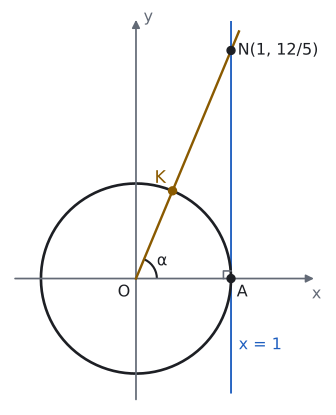

Write Python code to recreate this figure.
import sys; sys.path.insert(0, "tools")
from cizim import *

def P(x, y): return np.array([x, y], float)
def kutup(derece, r=1.0): return P(r * np.cos(np.radians(derece)), r * np.sin(np.radians(derece)))
def cember(ax, x=(-1.45, 1.45), y=(-1.45, 1.45), eksen_adi=True):
    """Orijin merkezli birim çember ve oklu eksenler."""
    ax.set_aspect("equal"); ax.axis("off")
    t = np.linspace(0, 2 * np.pi, 400)
    ax.plot(np.cos(t), np.sin(t), color=YAZI, lw=2, zorder=2)
    ok = dict(arrowstyle="-|>", color=SOLUK, lw=1.3, mutation_scale=12)
    ax.annotate("", xy=(x[1], 0), xytext=(x[0], 0), arrowprops=ok)
    ax.annotate("", xy=(0, y[1]), xytext=(0, y[0]), arrowprops=ok)
    if eksen_adi:
        ax.text(x[1], -0.08, "x", ha="center", va="top", color=SOLUK, fontsize=12)
        ax.text(0.08, y[1], "y", ha="left", va="center", color=SOLUK, fontsize=12)
    ax.set_xlim(x[0] - 0.05, x[1] + 0.12); ax.set_ylim(y[0] - 0.05, y[1] + 0.1)
def dik(ax, K, A, B, s=0.08, renk=SOLUK):
    """K köşesinde KA ile KB arasındaki dik açı işareti."""
    K, A, B = P(*K), P(*A), P(*B)
    u = (A - K) / np.linalg.norm(A - K) * s; v = (B - K) / np.linalg.norm(B - K) * s
    ax.plot(*zip(K + u, K + u + v, K + v), color=renk, lw=1.2)
def yay(ax, a1, a2, r, ad="", renk=MAVI, k=1.55, fs=12):
    """Orijinde a1 dereceden a2 dereceye (saat yönünün tersine) açı yayı."""
    ax.add_patch(patches.Arc((0, 0), 2 * r, 2 * r, theta1=a1, theta2=a2, color=renk, lw=1.6))
    if ad:
        m = np.radians((a1 + a2) / 2)
        ax.text(k * r * np.cos(m), k * r * np.sin(m), ad, ha="center", va="center", color=renk, fontsize=fs)
def nok(ax, xy, renk=YAZI, ms=6): ax.plot(*xy, "o", color=renk, markersize=ms, zorder=5)
def yaz(ax, xy, metin, renk=YAZI, fs=13, **k): ax.text(xy[0], xy[1], metin, color=renk, fontsize=fs, **k)
def kontrol(ad, K): print(ad, np.round(K, 4), "x²+y² =", round(float(K @ K), 6))

# Kendini dene 3: OK ışını x = 1 doğrusunu N(1, 12/5)'te keser; K(5/13, 12/13).
t = 12 / 5; a = np.degrees(np.arctan(t)); K = kutup(a); N = P(1, t); U = P(2.6 / t, 2.6)
kontrol("K", K); print("açı", round(a, 3), "N", N, "K·13", np.round(K * 13, 4))
fig, ax = sekil(4.4, 5.4); cember(ax, x=(-1.3, 1.9), y=(-1.3, 2.75))
ax.plot([1, 1], [-1.2, 2.7], color=MAVI, lw=1.4, zorder=1)
ax.plot(*zip(P(0, 0), U), color=SARI, lw=1.8, zorder=3)
dik(ax, P(1, 0), P(0, 0), N)
yay(ax, 0, a, 0.22, "α", renk=YAZI, k=1.5)
nok(ax, K, SARI); yaz(ax, K + P(-0.07, 0.04), "K", SARI, ha="right", va="bottom")
nok(ax, N); yaz(ax, N + P(0.07, 0.0), "N(1, 12/5)", ha="left", va="center", fs=12)
nok(ax, P(1, 0)); yaz(ax, P(1.06, -0.06), "A", ha="left", va="top", fs=12)
yaz(ax, P(-0.06, -0.06), "O", ha="right", va="top", fs=12)
yaz(ax, P(1.08, -0.7), "x = 1", MAVI, ha="left", va="center", fs=12)
kaydet(fig, __file__)
